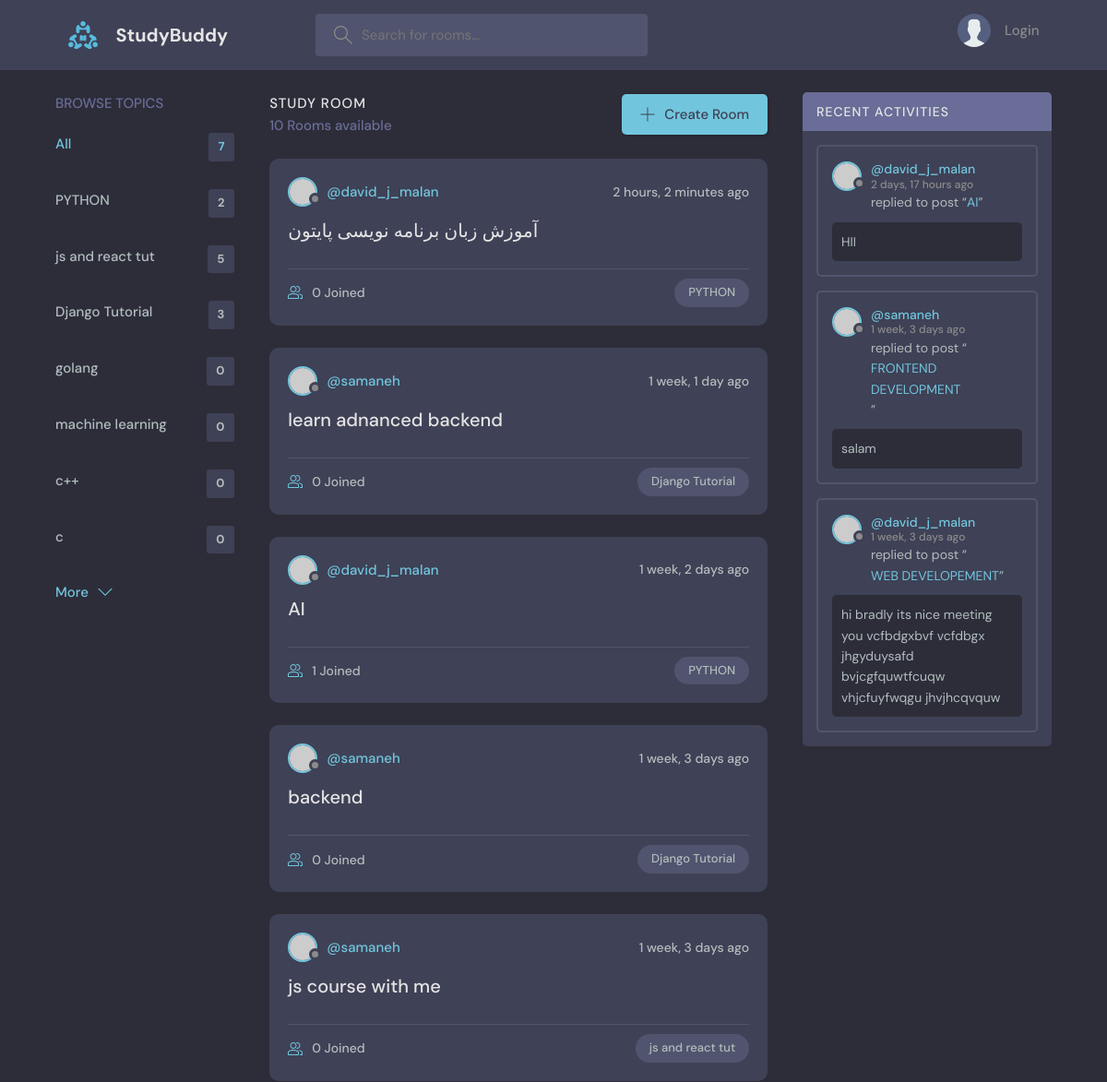
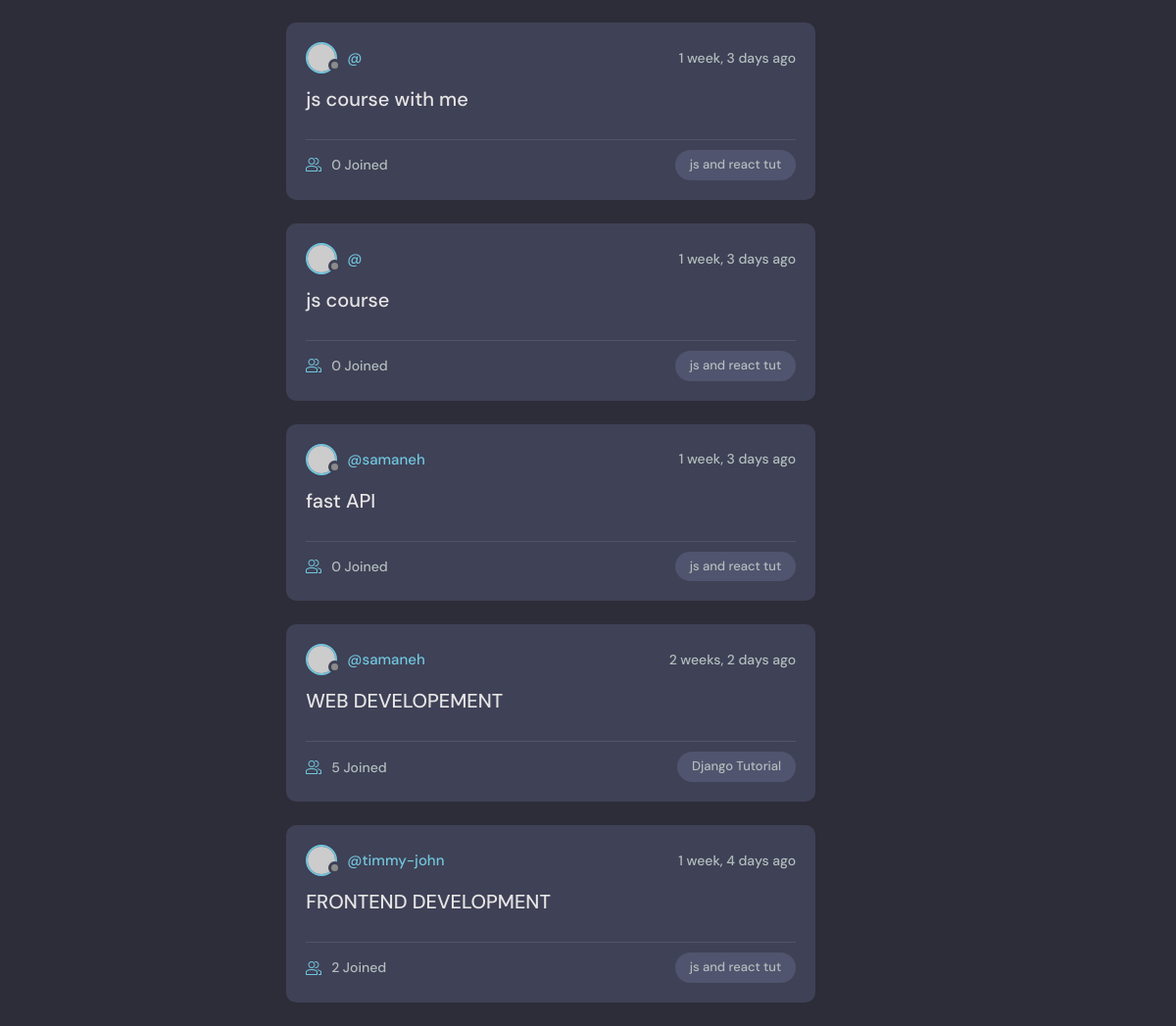
The page / on the database its author committed (2 pictures, top to bottom).
### base/models.py (models this page shows, shortened)
class Topic(models.Model):
    name=models.CharField(max_length=80)

class Room(models.Model):
    host=models.ForeignKey(User, on_delete=models.SET_NULL, null=True)
    topic=models.ForeignKey(Topic, on_delete=models.SET_NULL, null=True)
    name=models.CharField(max_length=50)
    description=models.TextField(null=True, blank=True)
    participants=models.ManyToManyField(User, related_name="participants", blank=True)
    updated=models.DateTimeField(auto_now=True)
    created=models.DateTimeField(auto_now_add=True)
    class Meta:
        ordering=['-updated', '-created']
    def __str__(self):
        return self.name

class Message(models.Model):
    user=models.ForeignKey(User, on_delete=models.CASCADE)
    room=models.ForeignKey(Room, on_delete=models.CASCADE)
    body=models.TextField()
    updated=models.DateTimeField(auto_now=True)
    created=models.DateTimeField(auto_now_add=True)

### base/views.py (the view)
# urls.py: path("", views.home, name="home"),
def home(request):
    q=request.GET.get("q") if request.GET.get("q") != None else ""
    rooms=Room.objects.filter(
        Q(topic__name__icontains=q) |
        Q(name__icontains=q) |
        Q(description__icontains=q)
    )
    room_count=len(rooms)
    topics=Topic.objects.all()
    room_messages=Message.objects.filter(Q(room__topic__name__icontains=q)).order_by("-created")[:3]
    return render(request, "base/home.html",{
        "rooms":rooms,
        "topics":topics,
        "room_count":room_count,
        "room_messages":room_messages,
    })

### base/templates/base/home.html (shortened to what this page needs)
{% extends 'main.html' %}
{% block content %}
<main class="layout layout--3">
  <div class="container">
    {% include 'base/topics_component.html' %}
    <div class="roomList">
      <div class="roomList__header">
        <div>
          <h2>Study Room</h2>
          <p>{{room_count}} Rooms available</p>
        </div>
        <a class="btn btn--main" href="{% url 'createroom' %}">
          <svg version="1.1" xmlns="http://www.w3.org/2000/svg" width="32" height="32" viewBox="0 0 32 32">
            <title>add</title>
            <path
              d="M16.943 0.943h-1.885v14.115h-14.115v1.885h14.115v14.115h1.885v-14.115h14.115v-1.885h-14.115v-14.115z">
            </path>
          </svg>
          Create Room
        </a>
      </div>
      {% include 'base/feed_component.html' %}
    </div>
    {% include "base/activity_component.html"%}
  </div>
</main>
{% endblock content %}

### base/templates/base/topics_component.html
<div class="topics">
    <div class="topics__header">
        <h2>Browse Topics</h2>
    </div>
    <ul class="topics__list">
        <li>
            <a href="{% url 'home' %}" class="active">All <span>{{topics.count}}</span></a>
        </li>
        {% for topic in topics %}
        <li>
            <a href="{% url 'home' %}?q={{topic.name}}">{{topic.name}} <span>{{topic.room_set.all.count}}</span></a>
        </li>
        {% endfor %}
    </ul>
    <a class="btn btn--link" href="topics.html">
        More
        <svg version="1.1" xmlns="http://www.w3.org/2000/svg" width="32" height="32" viewBox="0 0 32 32">
            <title>chevron-down</title>
            <path d="M16 21l-13-13h-3l16 16 16-16h-3l-13 13z"></path>
        </svg>
    </a>
</div>

### base/templates/base/feed_component.html (shortened to what this page needs)
{% for room in rooms %}
<div class="roomListRoom">
    <div class="roomListRoom__header">
        <a href="#" class="roomListRoom__author">
            <div class="avatar avatar--small">
                <img src="https://randomuser.me/api/portraits/women/11.jpg" />
            </div>
            <span>@{{room.host.username}}</span>
        </a>
        <div class="roomListRoom__actions">
            <span>{{room.created|timesince}} ago</span>
        </div>
    </div>
    <div class="roomListRoom__content">
        <a href="{% url 'room' room.id %}">{{room.name}}</a>
    </div>
    <div class="roomListRoom__meta">
        <a href="{% url 'room' room.id %}" class="roomListRoom__joined">
            {{room.participants.all.count}} Joined
        </a>
        <p class="roomListRoom__topic">{{room.topic.name}}</p>
    </div>
</div>
{% endfor %}

### base/templates/base/activity_component.html (shortened to what this page needs)
<div class="activities">
    <div class="activities__header">
        <h2>Recent Activities</h2>
    </div>
    {% for message in room_messages %}
    <div class="activities__box">
        <div class="activities__boxHeader roomListRoom__header">
            <a href="{% url 'profile' message.user.id %}" class="roomListRoom__author">
                <div class="avatar avatar--small">
                    <img src="https://randomuser.me/api/portraits/women/11.jpg" />
                </div>
                <p>
                    @{{message.user}}
                    <span>{{message.created|timesince}} ago</span>
                </p>
            </a>
        </div>
        <div class="activities__boxContent">
            <p>replied to post “<a href="{% url 'room' message.room.id %}">{{message.room}}</a>”</p>
            <div class="activities__boxRoomContent">
                {{message.body}}
            </div>
        </div>
    </div>
    {% endfor %}
</div>

### rows shown on the page
Topic: name "PYTHON", room_set.all.count "2"
Topic: name "js and react tut", room_set.all.count "5"
Topic: name "Django Tutorial", room_set.all.count "3"
Topic: name "golang", room_set.all.count "0"
Topic: name "machine learning", room_set.all.count "0"
Topic: name "c++", room_set.all.count "0"
Topic: name "c", room_set.all.count "0"
Room: host.username "david_j_malan", created "2 hours, 2 minutes", name "آموزش زبان برنامه نویسی پایتون", participants.all.count "0", topic.name "PYTHON"
Room: host.username "samaneh", created "1 week, 1 day", name "learn adnanced backend", participants.all.count "0", topic.name "Django Tutorial"
Room: host.username "david_j_malan", created "1 week, 2 days", name "AI", participants.all.count "1", topic.name "PYTHON"
Room: host.username "samaneh", created "1 week, 3 days", name "backend", participants.all.count "0", topic.name "Django Tutorial"
Room: host.username "samaneh", created "1 week, 3 days", name "js course with me", participants.all.count "0", topic.name "js and react tut"
Room: created "1 week, 3 days", name "js course with me", participants.all.count "0", topic.name "js and react tut"
Room: created "1 week, 3 days", name "js course", participants.all.count "0", topic.name "js and react tut"
Room: host.username "samaneh", created "1 week, 3 days", name "fast API", participants.all.count "0", topic.name "js and react tut"
Room: host.username "samaneh", created "2 weeks, 2 days", name "WEB DEVELOPEMENT", participants.all.count "5", topic.name "Django Tutorial"
Room: host.username "timmy-john", created "1 week, 4 days", name "FRONTEND DEVELOPMENT", participants.all.count "2", topic.name "js and react tut"
Message: user "david_j_malan", created "2 days, 17 hours", room "AI", body "HII"
Message: user "samaneh", created "1 week, 3 days", room "FRONTEND DEVELOPMENT", body "salam"
Message: user "david_j_malan", created "1 week, 3 days", room "WEB DEVELOPEMENT", body "hi bradly its nice meeting you vcfbdgxbvf vcfdbgx jhgyduysafd bvjcgfquwtfcuqw vhjcfuyfwqgu jhvjhcqvquw"

### other values the page prints
{{ topics.count }} "7"
{{ room_count }} "10"
